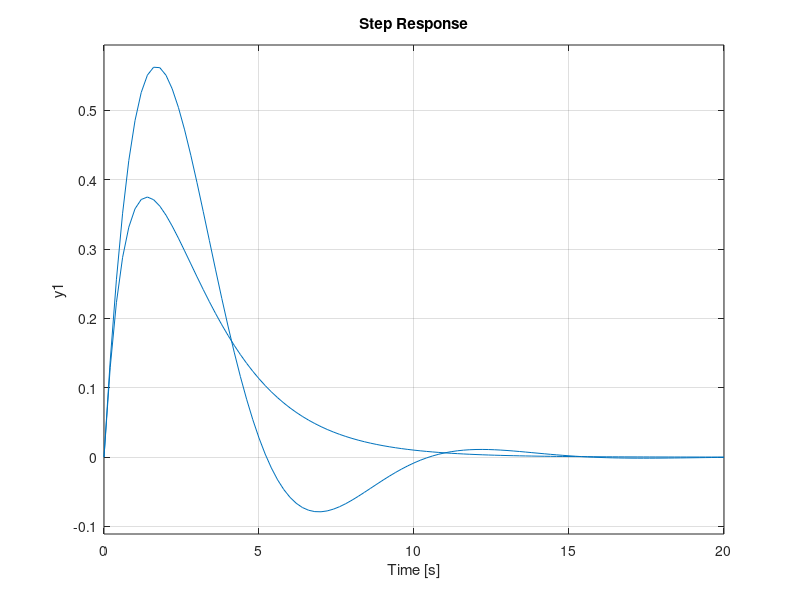

Here is the MATLAB script that generated this plot: (Note: this script raises an error after producing the figure.)
s = tf('s');

% Función de transferencia
G = (3*s)/(4*s^2+3*s+2)
step(G)
hold on 

% Añadiendo retroalimentación/lazo cerrado
modelo = feedback(G,1)
step(modelo)

% sintonizador
%descomentar de ser neceserio
%pidTuner;
compensador = C
F = C *G
L =  feedback(F, 1)
step(L)
hold on 
step(G)
sisotool('rlocus', G)